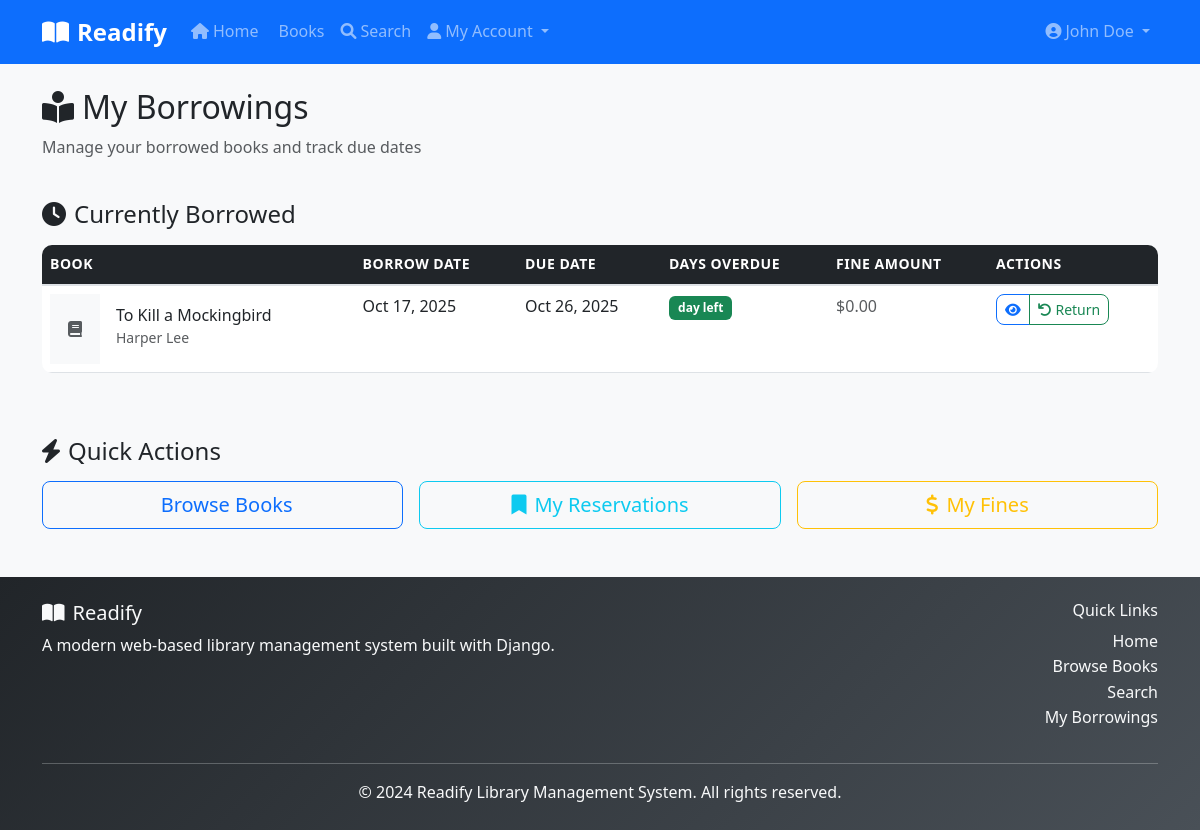
The app's page /my-borrowings/ (signed in) with its own data.
### library/models.py (models this page shows, shortened)
class Borrowing(models.Model):
    borrower = models.ForeignKey(Borrower, on_delete=models.CASCADE, related_name='borrowings')
    book = models.ForeignKey(Book, on_delete=models.CASCADE, related_name='borrowings')
    borrow_date = models.DateTimeField(auto_now_add=True)
    due_date = models.DateTimeField()
    return_date = models.DateTimeField(null=True, blank=True)
    status = models.CharField(
        max_length=20,
        choices=[
            ('borrowed', 'Borrowed'),
            ('returned', 'Returned'),
            ('overdue', 'Overdue'),
        ],
        default='borrowed'
    )
    notes = models.TextField(blank=True)
    class Meta:
        ordering = ['-borrow_date']
        unique_together = ['borrower', 'book', 'borrow_date']
    @property
    def is_overdue(self):
        return timezone.now() > self.due_date and self.return_date is None

class Book(models.Model):
    STATUS_CHOICES = [
        ('available', 'Available'),
        ('borrowed', 'Borrowed'),
        ('reserved', 'Reserved'),
        ('maintenance', 'Under Maintenance'),
    ]
    title = models.CharField(max_length=200)
    isbn = models.CharField(max_length=13, unique=True, help_text="13-character ISBN")
    authors = models.ManyToManyField(Author, related_name='books')
    category = models.ForeignKey(Category, on_delete=models.CASCADE, related_name='books')
    publisher = models.CharField(max_length=200)
    publication_year = models.IntegerField(
        validators=[MinValueValidator(1000), MaxValueValidator(2024)]
    )
    pages = models.IntegerField(validators=[MinValueValidator(1)])
    description = models.TextField(blank=True)
    cover_image = models.ImageField(upload_to='book_covers/', blank=True, null=True)
    status = models.CharField(max_length=20, choices=STATUS_CHOICES, default='available')
    total_copies = models.IntegerField(default=1, validators=[MinValueValidator(1)])
    available_copies = models.IntegerField(default=1, validators=[MinValueValidator(0)])
    price = models.DecimalField(max_digits=10, decimal_places=2, null=True, blank=True)
    created_at = models.DateTimeField(auto_now_add=True)
    updated_at = models.DateTimeField(auto_now=True)
    class Meta:
        ordering = ['title']

class Author(models.Model):
    first_name = models.CharField(max_length=100)
    last_name = models.CharField(max_length=100)
    bio = models.TextField(blank=True)
    birth_date = models.DateField(null=True, blank=True)
    created_at = models.DateTimeField(auto_now_add=True)
    class Meta:
        ordering = ['last_name', 'first_name']
    @property
    def full_name(self):
        return f"{self.first_name} {self.last_name}"

### library/views.py (the view)
# urls.py: path('my-borrowings/', views.my_borrowings, name='my_borrowings'),
@login_required
def my_borrowings(request):
    try:
        borrower = request.user.borrower
        borrowings = borrower.borrowings.select_related('book').order_by('-borrow_date')
        current_borrowings = borrowings.filter(return_date__isnull=True)
        past_borrowings = borrowings.filter(return_date__isnull=False)
        for borrowing in current_borrowings:
            if borrowing.is_overdue and not hasattr(borrowing, 'fine'):
                fine_amount = borrowing.fine_amount
                if fine_amount > 0:
                    Fine.objects.create(
                        borrowing=borrowing,
                        amount=fine_amount
                    )
        paginator = Paginator(current_borrowings, 10)
        page_number = request.GET.get('page')
        current_page = paginator.get_page(page_number)
    except Borrower.DoesNotExist:
        current_borrowings = Borrowing.objects.none()
        past_borrowings = Borrowing.objects.none()
        current_page = None
    return render(request, 'library/my_borrowings.html', {
        'current_borrowings': current_page,
        'past_borrowings': past_borrowings[:10],  # Show only recent 10
    })

### templates/library/my_borrowings.html (shortened to what this page needs)
{% extends 'base.html' %}
{% load static %}
{% block content %}
<div class="container mt-4">
    <div class="row mb-4">
        <div class="col-12">
            <h2><i class="fas fa-book-reader me-2"></i>My Borrowings</h2>
            <p class="text-muted">Manage your borrowed books and track due dates</p>
        </div>
    </div>
    <div class="row mb-5">
        <div class="col-12">
            <h4 class="mb-3"><i class="fas fa-clock me-2"></i>Currently Borrowed</h4>
            {% if current_borrowings %}
                <div class="table-responsive">
                    <table class="table table-hover">
                        <thead class="table-dark">
                            <tr>
                                <th>Book</th>
                                <th>Borrow Date</th>
                                <th>Due Date</th>
                                <th>Days Overdue</th>
                                <th>Fine Amount</th>
                                <th>Actions</th>
                            </tr>
                        </thead>
                        <tbody>
                            {% for borrowing in current_borrowings %}
                                <tr class="{% if borrowing.is_overdue %}table-warning{% endif %}">
                                    <td>
                                        <div class="d-flex align-items-center">
                                            {% if borrowing.book.cover_image %}
                                                <img src="{{ borrowing.book.cover_image.url }}"
                                                     alt="{{ borrowing.book.title }}"
                                                     class="me-3" style="width: 50px; height: 70px; object-fit: cover;">
                                            {% else %}
                                                <div class="me-3 bg-light d-flex align-items-center justify-content-center"
                                                     style="width: 50px; height: 70px;">
                                                    <i class="fas fa-book text-muted"></i>
                                                </div>
                                            {% endif %}
                                            <div>
                                                <h6 class="mb-0">{{ borrowing.book.title }}</h6>
                                                <small class="text-muted">
                                                    {% for author in borrowing.book.authors.all %}
                                                        {{ author.full_name }}{% if not forloop.last %}, {% endif %}
                                                    {% endfor %}
                                                </small>
                                            </div>
                                        </div>
                                    </td>
                                    <td>{{ borrowing.borrow_date|date:"M d, Y" }}</td>
                                    <td>{{ borrowing.due_date|date:"M d, Y" }}</td>
                                    <td>
                                        {% if borrowing.is_overdue %}
                                            <span class="badge bg-danger">
                                                {{ borrowing.days_overdue }} day{{ borrowing.days_overdue|pluralize }}
                                            </span>
                                        {% else %}
                                            <span class="badge bg-success">
                                                {{ borrowing.days_remaining }} day{{ borrowing.days_remaining|pluralize }} left
                                            </span>
                                        {% endif %}
                                    </td>
                                    <td>
                                        {% if borrowing.is_overdue %}
                                            <span class="text-danger fw-bold">${{ borrowing.fine_amount|floatformat:2 }}</span>
                                        {% else %}
                                            <span class="text-muted">$0.00</span>
                                        {% endif %}
                                    </td>
                                    <td>
                                        <div class="btn-group btn-group-sm">
                                            <a href="{% url 'library:book_detail' borrowing.book.id %}"
                                               class="btn btn-outline-primary">
                                                <i class="fas fa-eye"></i>
                                            </a>
                                            <a href="{% url 'library:return_book' borrowing.id %}"
                                               class="btn btn-outline-success">
                                                <i class="fas fa-undo"></i> Return
                                            </a>
                                        </div>
                                    </td>
                                </tr>
                            {% endfor %}
                        </tbody>
                    </table>
                </div>
            {% endif %}
        </div>
    </div>
    <div class="row mt-5">
        <div class="col-12">
            <h4 class="mb-3"><i class="fas fa-bolt me-2"></i>Quick Actions</h4>
            <div class="row g-3">
                <div class="col-md-4">
                    <a href="{% url 'library:book_list' %}" class="btn btn-outline-primary btn-lg w-100">
                        Browse Books
                    </a>
                </div>
                <div class="col-md-4">
                    <a href="{% url 'library:my_reservations' %}" class="btn btn-outline-info btn-lg w-100">
                        <i class="fas fa-bookmark me-2"></i>My Reservations
                    </a>
                </div>
                <div class="col-md-4">
                    <a href="{% url 'library:my_fines' %}" class="btn btn-outline-warning btn-lg w-100">
                        <i class="fas fa-dollar-sign me-2"></i>My Fines
                    </a>
                </div>
            </div>
        </div>
    </div>
</div>
{% endblock %}

### templates/base.html (shortened to what this page needs)
{% load static %}
<!DOCTYPE html>
<html lang="en">
<head>
    <link href="https://cdn.jsdelivr.net/npm/bootstrap@5.3.0/dist/css/bootstrap.min.css" rel="stylesheet">
    <link href="https://cdnjs.cloudflare.com/ajax/libs/font-awesome/6.0.0/css/all.min.css" rel="stylesheet">
    <link href="{% static 'css/style.css' %}" rel="stylesheet">
</head>
<body>
    <nav class="navbar navbar-expand-lg navbar-dark bg-primary">
        <div class="container">
            <a class="navbar-brand" href="{% url 'library:home' %}">
                <i class="fas fa-book-open me-2"></i>Readify
            </a>
            <div class="collapse navbar-collapse" id="navbarNav">
                <ul class="navbar-nav me-auto">
                    <li class="nav-item">
                        <a class="nav-link" href="{% url 'library:home' %}">
                            <i class="fas fa-home me-1"></i>Home
                        </a>
                    </li>
                    <li class="nav-item">
                        <a class="nav-link" href="{% url 'library:book_list' %}">
                            Books
                        </a>
                    </li>
                    <li class="nav-item">
                        <a class="nav-link" href="{% url 'library:search' %}">
                            <i class="fas fa-search me-1"></i>Search
                        </a>
                    </li>
                    {% if user.is_authenticated %}
                        <li class="nav-item dropdown">
                            <a class="nav-link dropdown-toggle" href="#" role="button" data-bs-toggle="dropdown">
                                <i class="fas fa-user me-1"></i>My Account
                            </a>
                        </li>
                    {% endif %}
                </ul>
                <ul class="navbar-nav">
                    {% if user.is_authenticated %}
                        <li class="nav-item dropdown">
                            <a class="nav-link dropdown-toggle" href="#" role="button" data-bs-toggle="dropdown">
                                <i class="fas fa-user-circle me-1"></i>{{ user.get_full_name|default:user.username }}
                            </a>
                        </li>
                    {% endif %}
                </ul>
            </div>
        </div>
    </nav>
    <main class="container-fluid">
        {% block content %}{% endblock %}
    </main>
    <footer class="bg-dark text-light mt-5 py-4">
        <div class="container">
            <div class="row">
                <div class="col-md-6">
                    <h5><i class="fas fa-book-open me-2"></i>Readify</h5>
                    <p class="mb-0">A modern web-based library management system built with Django.</p>
                </div>
                <div class="col-md-6 text-md-end">
                    <h6>Quick Links</h6>
                    <ul class="list-unstyled">
                        <li><a href="{% url 'library:home' %}" class="text-light">Home</a></li>
                        <li><a href="{% url 'library:book_list' %}" class="text-light">Browse Books</a></li>
                        <li><a href="{% url 'library:search' %}" class="text-light">Search</a></li>
                        {% if user.is_authenticated %}
                            <li><a href="{% url 'library:my_borrowings' %}" class="text-light">My Borrowings</a></li>
                        {% endif %}
                    </ul>
                </div>
            </div>
            <hr class="my-3">
            <div class="row">
                <div class="col-12 text-center">
                    <p class="mb-0">&copy; 2024 Readify Library Management System. All rights reserved.</p>
                </div>
            </div>
        </div>
    </footer>
</body>
</html>

### static/css/style.css (style rules this page uses)
:root { --primary-color: #0d6efd; --secondary-color: #6c757d; --success-color: #198754; --danger-color: #dc3545; --warning-color: #ffc107; --info-color: #0dcaf0; --light-color: #f8f9fa; --dark-color: #212529; }
body { font-family: 'Segoe UI', Tahoma, Geneva, Verdana, sans-serif; line-height: 1.6; background-color: #f8f9fa; }
.navbar-brand { font-weight: bold; font-size: 1.5rem; }
.navbar-nav .nav-link { font-weight: 500; transition: color 0.3s ease; }
.btn { border-radius: 8px; font-weight: 500; transition: all 0.3s ease; }
.btn-group .btn { transform: none; }
.table { border-radius: 10px; overflow: hidden; }
.table thead th { border-bottom: 2px solid #dee2e6; font-weight: 600; text-transform: uppercase; font-size: 0.875rem; letter-spacing: 0.5px; }
.badge { font-size: 0.75rem; padding: 0.5em 0.75em; border-radius: 6px; }
footer { background: linear-gradient(135deg, var(--dark-color) 0%, #495057 100%); margin-top: auto; }
footer a { color: rgba(255, 255, 255, 0.8); text-decoration: none; transition: color 0.3s ease; }

### records on screen
Borrowing: book "To Kill a Mockingbird", borrow_date "Oct 17, 2025", due_date "Oct 26, 2025", shows "$0.00"
Author: full_name "Harper Lee"

### other values on screen
{{ user.get_full_name|default:user.username }} "John Doe"
